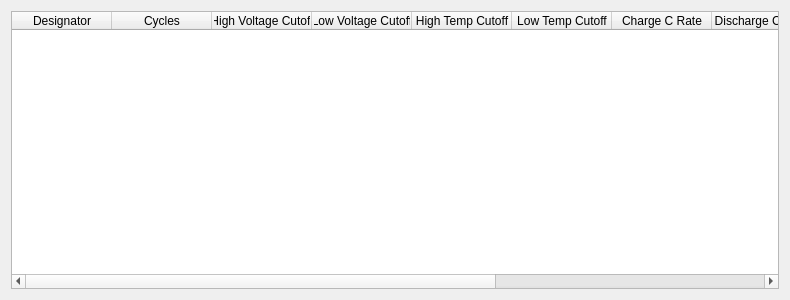
<?xml version="1.0" encoding="UTF-8"?>
<ui version="4.0">
 <class>wizardPageThree</class>
 <widget class="QWidget" name="wizardPageThree">
  <property name="geometry">
   <rect>
    <x>0</x>
    <y>0</y>
    <width>790</width>
    <height>300</height>
   </rect>
  </property>
  <property name="sizePolicy">
   <sizepolicy hsizetype="MinimumExpanding" vsizetype="MinimumExpanding">
    <horstretch>0</horstretch>
    <verstretch>0</verstretch>
   </sizepolicy>
  </property>
  <property name="windowTitle">
   <string>Form</string>
  </property>
  <layout class="QGridLayout" name="gridLayout">
   <item row="0" column="0">
    <widget class="QTableWidget" name="tableWidget">
     <property name="columnCount">
      <number>11</number>
     </property>
     <attribute name="horizontalHeaderCascadingSectionResizes">
      <bool>true</bool>
     </attribute>
     <attribute name="horizontalHeaderDefaultSectionSize">
      <number>100</number>
     </attribute>
     <column>
      <property name="text">
       <string>Designator</string>
      </property>
     </column>
     <column>
      <property name="text">
       <string>Cycles</string>
      </property>
     </column>
     <column>
      <property name="text">
       <string>High Voltage Cutoff</string>
      </property>
     </column>
     <column>
      <property name="text">
       <string>Low Voltage Cutoff</string>
      </property>
     </column>
     <column>
      <property name="text">
       <string>High Temp Cutoff</string>
      </property>
     </column>
     <column>
      <property name="text">
       <string>Low Temp Cutoff</string>
      </property>
     </column>
     <column>
      <property name="text">
       <string>Charge C Rate</string>
      </property>
     </column>
     <column>
      <property name="text">
       <string>Discharge C Rate</string>
      </property>
     </column>
     <column>
      <property name="text">
       <string>Reporting Frequency</string>
      </property>
     </column>
     <column>
      <property name="text">
       <string>Constant Current Setpoint</string>
      </property>
     </column>
     <column>
      <property name="text">
       <string>Sinewave Frequency</string>
      </property>
     </column>
    </widget>
   </item>
  </layout>
 </widget>
 <resources/>
 <connections/>
</ui>
